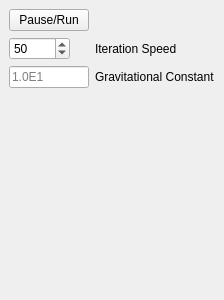
<?xml version="1.0" encoding="UTF-8"?>
<ui version="4.0">
 <class>CSettingsWidget</class>
 <widget class="QDockWidget" name="CSettingsWidget">
  <property name="geometry">
   <rect>
    <x>0</x>
    <y>0</y>
    <width>221</width>
    <height>300</height>
   </rect>
  </property>
  <property name="windowTitle">
   <string>Settings</string>
  </property>
  <widget class="QWidget" name="dockWidgetContents">
   <layout class="QFormLayout" name="formLayout">
    <property name="fieldGrowthPolicy">
     <enum>QFormLayout::AllNonFixedFieldsGrow</enum>
    </property>
    <item row="0" column="0">
     <widget class="QPushButton" name="pushButton">
      <property name="text">
       <string>Pause/Run</string>
      </property>
      <property name="iconSize">
       <size>
        <width>24</width>
        <height>24</height>
       </size>
      </property>
      <property name="checkable">
       <bool>false</bool>
      </property>
     </widget>
    </item>
    <item row="2" column="0">
     <widget class="QSpinBox" name="iterationSpeed">
      <property name="readOnly">
       <bool>false</bool>
      </property>
      <property name="buttonSymbols">
       <enum>QAbstractSpinBox::UpDownArrows</enum>
      </property>
      <property name="maximum">
       <number>10000</number>
      </property>
      <property name="value">
       <number>50</number>
      </property>
     </widget>
    </item>
    <item row="2" column="1">
     <widget class="QLabel" name="label">
      <property name="text">
       <string>Iteration Speed</string>
      </property>
      <property name="buddy">
       <cstring>iterationSpeed</cstring>
      </property>
     </widget>
    </item>
    <item row="3" column="0">
     <widget class="QLineEdit" name="lineEdit">
      <property name="placeholderText">
       <string>1.0E1</string>
      </property>
     </widget>
    </item>
    <item row="3" column="1">
     <widget class="QLabel" name="label_2">
      <property name="text">
       <string>Gravitational Constant</string>
      </property>
     </widget>
    </item>
   </layout>
  </widget>
 </widget>
 <resources/>
 <connections/>
</ui>
